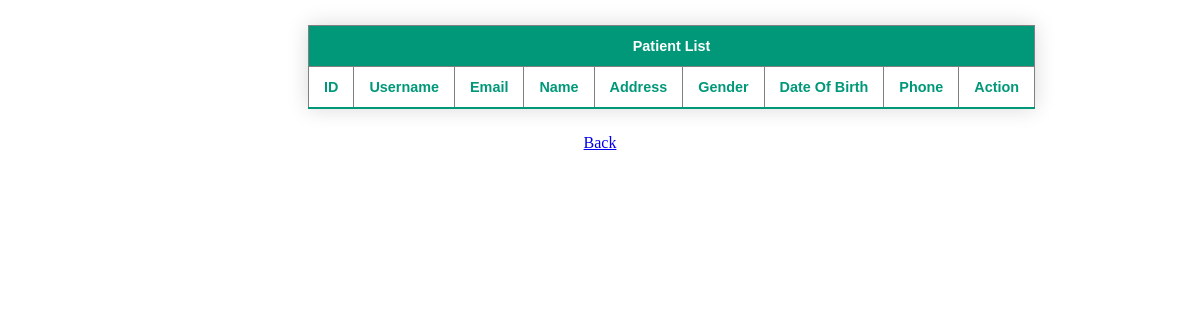
Before: /views/dashboard/roles/doctor/patientList.php with the older database file.
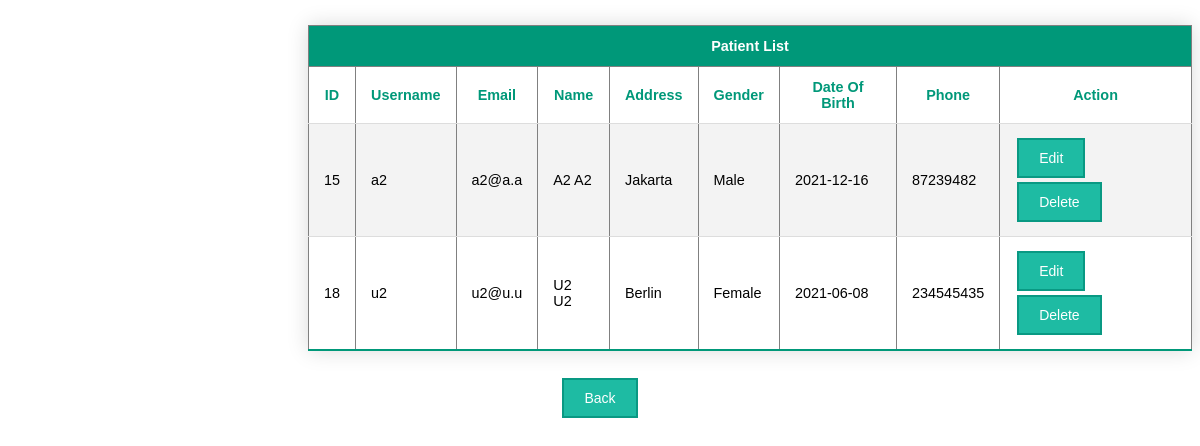
After: the same page with the newer database file.
### tables this page shows
CREATE TABLE `users` (
  `id` int NOT NULL,
  `name` varchar(255) DEFAULT NULL,
  `username` varchar(255) NOT NULL,
  `email` varchar(255) NOT NULL,
  `password` varchar(255) NOT NULL,
  `role` enum('Admin','Doctor','Patient','Employee') NOT NULL DEFAULT 'Patient',
  `address` text,
  `phone` varchar(20) DEFAULT NULL,
  `gender` enum('Male','Female','Other','') DEFAULT NULL,
  `dateOfBirth` date NOT NULL,
  `profilePicture` varchar(255) NOT NULL DEFAULT 'default.png'
);

### repository/UserRepo.php (called while the page is built, shortened)
<?php
require_once('database.php');
function getAllPatients()
{
	$role = 'Patient';
	return preparedQueryToAssocArray("select * from users where role=?", 's', $role);
}

### repository/database.php (called while the page is built, shortened)
<?php
function getConnection()
{
	$db_host = getenv('DB_HOST');
	$db_name = getenv('DB_NAME');
	$db_user = getenv('DB_USER');
	$db_password = getenv('DB_PASSWORD');
	$connection = new mysqli($db_host, $db_user, $db_password, $db_name);
	return $connection;
}
function execPreparedQuery($sql, $types, ...$args)
{
	try {
		$con = getConnection();
		$stm = $con->prepare($sql);
		$stm->bind_param($types, ...$args);
		$stm->execute();
		return $stm->get_result();
	} catch (Exception $error) {
		alertMsg($error->getMessage());
		return null;
	}
}
function preparedQueryToAssocArray($sql, $types, ...$args)
{
	$result = execPreparedQuery($sql, $types, ...$args);
	return $result->fetch_all(MYSQLI_ASSOC);
}

### views/dashboard/roles/doctor/patientList.php (the view, shortened to what this page needs)
<?php
require_once(__DIR__ . '../../../../../repository/UserRepo.php');
$allUsers = getAllPatients();
?>
<table border="1" align="center" class="styled-table">
    <thead>
        <tr>
            <th colspan="10" align="center">Patient List</th>
        </tr>
    </thead>
    <tbody>
        <tr class="active-row">
            <th>ID</th>
            <th>Username</th>
            <th>Email</th>
            <th>Name</th>
            <th>Address</th>
            <th>Gender</th>
            <th>Date Of Birth</th>
            <th>Phone</th>
            <th>Action</th>
        </tr>
        <?php
        for ($i = 0; $i < count($allUsers); ++$i) {
        ?>
            <tr>
                <td><?= $allUsers[$i]['id'] ?></td>
                <td><?= $allUsers[$i]['username'] ?></td>
                <td><?= $allUsers[$i]['email'] ?></td>
                <td><?= $allUsers[$i]['name'] ?></td>
                <td><?= $allUsers[$i]['address'] ?></td>
                <td><?= $allUsers[$i]['gender'] ?></td>
                <td><?= $allUsers[$i]['dateOfBirth'] ?></td>
                <td><?= $allUsers[$i]['phone'] ?></td>
                <td>
                    <a href="<?= "/app/views/dashboard/roles/admin/manageUsers/editUser.php?id=" . $allUsers[$i]['id'] ?>">Edit</a>
                    <a href="<?= "/app/controllers/admin/deleteUser.php?id=" . $allUsers[$i]['id'] ?>">Delete</a>
                </td>
            </tr>
        <?php
        }
        ?>
    </tbody>
</table>
<p align="center"><a class="back" href="/app/views/dashboard/">Back</a></p>

Changed rows visible on the page:
added users: id "15", username "a2", email "a2@a.a", name "A2 A2", address "Jakarta", gender "Male", dateOfBirth "2021-12-16", phone "87239482"
added users: id "18", username "u2", email "u2@u.u", name "U2 U2", address "Berlin", gender "Female", dateOfBirth "2021-06-08", phone "234545435"
